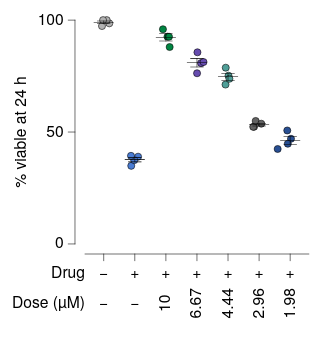

Write the Vega-Lite specification saved for this chart.
### Vega-Lite specification from a JSON file in a GitHub repository (floating-point values rounded to 4 significant figures)
{"background": null, "config": {"arc": {"fill": "#DBDBDB", "fillOpacity": 1.0, "innerRadius": 25.0, "padAngle": 0.03, "stroke": "black", "strokeOpacity": 1, "strokeWidth": 0.25}, "area": {"fill": "#DBDBDB", "fillOpacity": 1.0, "stroke": "black", "strokeOpacity": 1, "strokeWidth": 0.25}, "axis": {"domain": true, "domainCap": "round", "domainColor": "black", "domainWidth": 0.25, "grid": false, "gridCap": "round", "gridColor": "#F1F1F1", "gridDash": [0, 0], "gridOpacity": 1.0, "gridWidth": 0.25, "labelColor": "black", "labelFont": "Helvetica Neue, HelveticaNeue, Helvetica, Arial, sans-serif", "labelFontSize": 7, "labelFontStyle": "normal", "labelFontWeight": 400, "offset": 4.5, "ticks": true, "tickCap": "round", "tickColor": "black", "tickRound": false, "tickSize": 3, "tickWidth": 0.25, "titleColor": "black", "titleFont": "Helvetica Neue, HelveticaNeue, Helvetica, Arial, sans-serif", "titleFontSize": 7, "titleFontStyle": "normal", "titleFontWeight": 400}, "axisX": {"domain": true, "labelAlign": "center", "labelAngle": 0, "labels": true, "ticks": true, "translate": 0}, "axisY": {"domain": true, "labelAlign": "right", "labelAngle": 0, "labels": true, "ticks": true, "translate": 0}, "axisRight": {"domain": true, "labelAlign": "left", "labelAngle": 0, "labels": true, "ticks": true, "translate": 0}, "axisTop": {"domain": true, "labelAlign": "center", "labelAngle": 0, "labels": true, "ticks": true, "translate": 0}, "axisBand": {"tickOffset": 0}, "bar": {"fill": "#DBDBDB", "fillOpacity": 1.0, "stroke": "black", "strokeOpacity": 1, "strokeWidth": 0.25}, "boxplot": {"size": 9.0, "ticks": {"cornerRadius": 0.25, "fill": "black", "opacity": 1, "size": 4.5, "thickness": 0.25}, "box": {"fillOpacity": 1.0, "stroke": "black", "strokeOpacity": 1, "strokeWidth": 0.25}, "median": {"cornerRadius": 0, "fill": "black", "fillOpacity": 1.0, "opacity": 1, "size": 9.0, "thickness": 0.25}, "rule": {"fill": "black", "fillOpacity": 1.0, "size": 10.0, "stroke": "black", "strokeDash": [0, 0], "strokeOpacity": 1, "strokeWidth": 0.25}, "outliers": {"color": "black", "fill": "black", "fillOpacity": 1.0, "size": 0, "stroke": "black", "strokeOpacity": 1, "strokeWidth": 0.25}}, "circle": {"fill": "black", "fillOpacity": 1.0, "size": 1.25, "stroke": null, "strokeOpacity": 1, "strokeWidth": 0.25}, "errorband": {"band": {"fillOpacity": 0.6, "stroke": null, "strokeWidth": 0.25, "strokeOpacity": 1}, "borders": {"opacity": 0, "strokeOpacity": 0.25, "strokeWidth": 1}}, "errorbar": {"opacity": 1, "rule": {"strokeDash": [0, 0], "strokeWidth": 0.25}, "ticks": {"color": "black", "cornerRadius": 0.125, "opacity": 1, "size": 6.0, "thickness": 0.25}, "thickness": 0.25}, "font": "Helvetica Neue, HelveticaNeue, Helvetica, Arial, sans-serif", "geoshape": {"fill": "#DBDBDB", "fillOpacity": 1.0, "stroke": "black", "strokeOpacity": 1, "strokeWidth": 0.25}, "header": {"labelColor": "black", "labelFont": "Helvetica Neue, HelveticaNeue, Helvetica, Arial, sans-serif", "labelFontSize": 7, "labelFontStyle": "normal", "labelFontWeight": 400, "titleColor": "black", "titleFont": "Helvetica Neue, HelveticaNeue, Helvetica, Arial, sans-serif", "titleFontSize": 7, "titleFontStyle": "normal", "titleFontWeight": 400, "titlePadding": 0}, "legend": {"disable": false, "offset": 4.5, "titlePadding": 4, "labelOffset": 2, "gradientLabelOffset": 2, "gradientLength": 50.0, "gradientThickness": 5.0, "gradientOpacity": 1.0, "gradientStrokeColor": "black", "gradientStrokeWidth": 0.25, "labelColor": "black", "labelFont": "Helvetica Neue, HelveticaNeue, Helvetica, Arial, sans-serif", "labelFontSize": 7, "labelFontStyle": "normal", "labelFontWeight": 400, "strokeColor": "black", "strokeWidth": 0, "symbolSize": 42, "symbolStrokeColor": "black", "symbolStrokeWidth": 0.25, "titleColor": "black", "titleFont": "Helvetica Neue, HelveticaNeue, Helvetica, Arial, sans-serif", "titleFontSize": 7, "titleFontStyle": "normal", "titleFontWeight": 400}, "line": {"color": "black", "stroke": "black", "strokeCap": "butt", "strokeDash": [0, 0], "strokeOpacity": 1, "strokeWidth": 0.5}, "point": {"filled": true, "fill": "#DBDBDB", "fillOpacity": 1.0, "size": 5.0, "stroke": "black", "strokeOpacity": 1, "strokeWidth": 0.25}, "range": {"category": ["#B2B2B2", "#4A7CD3", "#008542", "#664CAF", "#509F98", "#636363", "#284F93", "#005226", "#382864", "#285753"], "diverging": {"scheme": ["#443E60", "#5F597E", "#7C759B", "#9994B6", "#B7B4CC", "#D6D5DC", "#F6F6F6", "#D1DAD9", "#A4C2BF", "#7AA9A4", "#578E89", "#37736E", "#1B5954"]}, "heatmap": {"scheme": ["#440154", "#472270", "#433E82", "#38598C", "#2C728E", "#238A8D", "#24A086", "#39B578", "#5DC862", "#96D646", "#CAE02D", "#FDE724"]}, "ordinal": {"scheme": ["#F1F1F1", "#DBDBDB", "#C6C6C6", "#B2B2B2", "#9D9D9D", "#898989", "#767676", "#636363", "#515151", "#404040", "#2F2F2F", "#1F1F1F"]}, "ramp": {"scheme": ["#440154", "#472270", "#433E82", "#38598C", "#2C728E", "#238A8D", "#24A086", "#39B578", "#5DC862", "#96D646", "#CAE02D", "#FDE724"]}}, "rule": {"color": "black", "stroke": "black", "strokeCap": "round", "strokeDash": [2, 2], "strokeOpacity": 1, "strokeWidth": 0.25}, "scale": {"barBandPaddingInner": 0.1, "rectBandPaddingInner": 0, "tickBandPaddingInner": 0.1, "bandPaddingOuter": 0.1, "bandWithNestedOffsetPaddingInner": 0.2, "bandWithNestedOffsetPaddingOuter": 0.2, "offsetBandPaddingInner": 0, "offsetBandPaddingOuter": 0, "round": false}, "rect": {"fill": "#DBDBDB", "fillOpacity": 1.0, "stroke": "black", "strokeOpacity": 1, "strokeWidth": 0.25}, "square": {"fill": "#DBDBDB", "fillOpacity": 1.0, "size": 10.0, "stroke": "black", "strokeOpacity": 1, "strokeWidth": 0.25}, "text": {"color": "black", "font": "Helvetica Neue, HelveticaNeue, Helvetica, Arial, sans-serif", "fontSize": 7, "fontStyle": "normal", "fontWeight": 400}, "tick": {"color": "black", "cornerRadius": 0.125, "opacity": 1.0, "size": 9.0, "thickness": 0.25}, "title": {"anchor": "middle", "frame": "group", "color": "black", "font": "Helvetica Neue, HelveticaNeue, Helvetica, Arial, sans-serif", "fontSize": 7, "fontStyle": "normal", "fontWeight": 400, "subtitleColor": "black", "subtitleFont": "Helvetica Neue, HelveticaNeue, Helvetica, Arial, sans-serif", "subtitleFontSize": "Helvetica Neue, HelveticaNeue, Helvetica, Arial, sans-serif", "subtitleFontStyle": "normal", "subtitleFontWeight": 400}, "trail": {"color": "black", "opacity": 1, "size": 0.5}, "view": {"continuousWidth": 100, "continuousHeight": 100, "discreteWidth": 100, "discreteHeight": 100, "fill": null, "stroke": null, "strokeWidth": 0.25}}, "vconcat": [{"layer": [{"data": {"name": "data-49313cf7841bc17fae0fc6740501b909"}, "mark": {"type": "circle", "opacity": 1.0, "size": 10.0, "stroke": "black", "strokeOpacity": 1, "strokeWidth": 0.25}, "encoding": {"color": {"field": "condition", "legend": null, "scale": {"domain": ["c0", "c1", "c2", "c3", "c4", "c5", "c6"]}, "sort": ["c0", "c1", "c2", "c3", "c4", "c5", "c6"], "title": null, "type": "nominal"}, "x": {"axis": {"labels": false, "title": null}, "field": "condition", "scale": {"domain": ["c0", "c1", "c2", "c3", "c4", "c5", "c6"]}, "sort": ["c0", "c1", "c2", "c3", "c4", "c5", "c6"], "title": "condition", "type": "nominal"}, "xOffset": {"field": "jitter_x", "scale": {"domain": [-5.595, 5.595], "range": [-0.03991, 11.15]}, "type": "quantitative"}, "y": {"field": "viability", "title": "% viable at 24 h", "type": "quantitative"}}}, {"data": {"name": "data-2cf8f2205cca4716f047c50d92acc8a0"}, "mark": {"type": "errorbar"}, "encoding": {"x": {"axis": {"labels": false, "title": null}, "field": "condition", "scale": {"domain": ["c0", "c1", "c2", "c3", "c4", "c5", "c6"]}, "sort": ["c0", "c1", "c2", "c3", "c4", "c5", "c6"], "title": "condition", "type": "nominal"}, "y": {"field": "__mean", "title": "% viable at 24 h", "type": "quantitative"}, "yError": {"field": "__error"}}}, {"data": {"name": "data-2cf8f2205cca4716f047c50d92acc8a0"}, "mark": {"type": "tick"}, "encoding": {"x": {"axis": {"labels": false, "title": null}, "field": "condition", "scale": {"domain": ["c0", "c1", "c2", "c3", "c4", "c5", "c6"]}, "sort": ["c0", "c1", "c2", "c3", "c4", "c5", "c6"], "title": "condition", "type": "nominal"}, "y": {"field": "__mean", "title": "% viable at 24 h", "type": "quantitative"}}}]}, {"layer": [{"data": {"name": "data-bc1deccb17b84fd4563aadb8c229177d"}, "mark": {"type": "text", "align": "right", "baseline": "middle", "fontSize": 7}, "encoding": {"text": {"field": "__label", "type": "nominal"}, "x": {"value": 0}, "y": {"axis": null, "field": "__y", "scale": {"domain": [0, 27.0], "nice": false, "range": [0, 27.0], "zero": false}, "type": "quantitative"}}}, {"data": {"name": "data-813ecadd63ef0e11a1f3ae6ba373a70d"}, "mark": {"type": "text", "align": "center", "baseline": "middle", "fontSize": 7}, "encoding": {"angle": {"field": "__angle", "scale": null, "type": "quantitative"}, "text": {"field": "__value", "type": "nominal"}, "x": {"axis": {"domain": false, "grid": false, "labels": false, "ticks": false, "title": null}, "field": "__category", "scale": {"domain": ["c0", "c1", "c2", "c3", "c4", "c5", "c6"]}, "sort": ["c0", "c1", "c2", "c3", "c4", "c5", "c6"], "type": "nominal"}, "y": {"axis": null, "field": "__y", "scale": {"domain": [0, 27.0], "nice": false, "range": [0, 27.0], "zero": false}, "type": "quantitative"}}}, {"data": {"name": "data-8f1fcb1cb0efcefe6b6eea5c56eda945"}, "mark": {"type": "text", "align": "center", "baseline": "middle", "fontSize": 7}, "encoding": {"angle": {"field": "__angle", "scale": null, "type": "quantitative"}, "text": {"field": "__value", "type": "nominal"}, "x": {"axis": {"domain": false, "grid": false, "labels": false, "ticks": false, "title": null}, "field": "__category", "scale": {"domain": ["c0", "c1", "c2", "c3", "c4", "c5", "c6"]}, "sort": ["c0", "c1", "c2", "c3", "c4", "c5", "c6"], "type": "nominal"}, "y": {"axis": null, "field": "__y", "scale": {"domain": [0, 27.0], "nice": false, "range": [0, 27.0], "zero": false}, "type": "quantitative"}}}], "height": 27.0, "view": {"fill": null, "stroke": null}, "width": 100}], "resolve": {"scale": {"x": "shared"}}, "spacing": 0, "$schema": "https://vega.github.io/schema/vega-lite/v6.4.1.json", "datasets": {"data-49313cf7841bc17fae0fc6740501b909": [{"condition": "c0", "viability": 97.37, "jitter_x": -0.7616}, {"condition": "c0", "viability": 98.56, "jitter_x": 2.502}, {"condition": "c0", "viability": 100.0, "jitter_x": 1.361}, {"condition": "c0", "viability": 100.0, "jitter_x": -0.2807}, {"condition": "c1", "viability": 34.9, "jitter_x": -1.577}, {"condition": "c1", "viability": 38.99, "jitter_x": 1.477}, {"condition": "c1", "viability": 37.44, "jitter_x": -0.2456}, {"condition": "c1", "viability": 39.37, "jitter_x": -1.692}, {"condition": "c2", "viability": 87.98, "jitter_x": 1.702}, {"condition": "c2", "viability": 92.6, "jitter_x": 0.7138}, {"condition": "c2", "viability": 92.59, "jitter_x": 1.401}, {"condition": "c2", "viability": 95.94, "jitter_x": -1.297}, {"condition": "c3", "viability": 80.79, "jitter_x": 1.843}, {"condition": "c3", "viability": 81.28, "jitter_x": 2.945}, {"condition": "c3", "viability": 76.27, "jitter_x": 0.05389}, {"condition": "c3", "viability": 85.63, "jitter_x": 0.2217}, {"condition": "c4", "viability": 71.21, "jitter_x": -1.118}, {"condition": "c4", "viability": 78.75, "jitter_x": -1.018}, {"condition": "c4", "viability": 75.18, "jitter_x": 0.2171}, {"condition": "c4", "viability": 73.8, "jitter_x": 0.6187}, {"condition": "c5", "viability": 52.36, "jitter_x": -2.25}, {"condition": "c5", "viability": 52.32, "jitter_x": -2.621}, {"condition": "c5", "viability": 54.95, "jitter_x": -1.526}, {"condition": "c5", "viability": 53.72, "jitter_x": 0.9757}, {"condition": "c6", "viability": 50.71, "jitter_x": -1.309}, {"condition": "c6", "viability": 42.43, "jitter_x": -5.595}, {"condition": "c6", "viability": 46.99, "jitter_x": 0.3582}, {"condition": "c6", "viability": 44.77, "jitter_x": -1.068}], "data-2cf8f2205cca4716f047c50d92acc8a0": [{"condition": "c0", "__mean": 98.98, "__error": 0.6354, "__dysonsphere__": 1}, {"condition": "c1", "__mean": 37.67, "__error": 1.015, "__dysonsphere__": 1}, {"condition": "c2", "__mean": 92.28, "__error": 1.635, "__dysonsphere__": 1}, {"condition": "c3", "__mean": 80.99, "__error": 1.914, "__dysonsphere__": 1}, {"condition": "c4", "__mean": 74.73, "__error": 1.572, "__dysonsphere__": 1}, {"condition": "c5", "__mean": 53.34, "__error": 0.6288, "__dysonsphere__": 1}, {"condition": "c6", "__mean": 46.22, "__error": 1.761, "__dysonsphere__": 1}], "data-bc1deccb17b84fd4563aadb8c229177d": [{"__label": "Drug", "__y": 5.0, "__dysonsphere__": 1}, {"__label": "Dose (µM)", "__y": 18.5, "__dysonsphere__": 1}], "data-813ecadd63ef0e11a1f3ae6ba373a70d": [{"__label": "Drug", "__category": "c0", "__value": "−", "__y": 5.0, "__angle": 0.0, "__dysonsphere__": 1}, {"__label": "Drug", "__category": "c1", "__value": "+", "__y": 5.0, "__angle": 0.0, "__dysonsphere__": 1}, {"__label": "Drug", "__category": "c2", "__value": "+", "__y": 5.0, "__angle": 0.0, "__dysonsphere__": 1}, {"__label": "Drug", "__category": "c3", "__value": "+", "__y": 5.0, "__angle": 0.0, "__dysonsphere__": 1}, {"__label": "Drug", "__category": "c4", "__value": "+", "__y": 5.0, "__angle": 0.0, "__dysonsphere__": 1}, {"__label": "Drug", "__category": "c5", "__value": "+", "__y": 5.0, "__angle": 0.0, "__dysonsphere__": 1}, {"__label": "Drug", "__category": "c6", "__value": "+", "__y": 5.0, "__angle": 0.0, "__dysonsphere__": 1}], "data-8f1fcb1cb0efcefe6b6eea5c56eda945": [{"__label": "Dose (µM)", "__category": "c0", "__value": "−", "__y": 18.5, "__angle": 0.0, "__dysonsphere__": 1}, {"__label": "Dose (µM)", "__category": "c1", "__value": "−", "__y": 18.5, "__angle": 0.0, "__dysonsphere__": 1}, {"__label": "Dose (µM)", "__category": "c2", "__value": "10", "__y": 18.5, "__angle": 270.0, "__dysonsphere__": 1}, {"__label": "Dose (µM)", "__category": "c3", "__value": "6.67", "__y": 18.5, "__angle": 270.0, "__dysonsphere__": 1}, {"__label": "Dose (µM)", "__category": "c4", "__value": "4.44", "__y": 18.5, "__angle": 270.0, "__dysonsphere__": 1}, {"__label": "Dose (µM)", "__category": "c5", "__value": "2.96", "__y": 18.5, "__angle": 270.0, "__dysonsphere__": 1}, {"__label": "Dose (µM)", "__category": "c6", "__value": "1.98", "__y": 18.5, "__angle": 270.0, "__dysonsphere__": 1}]}}
